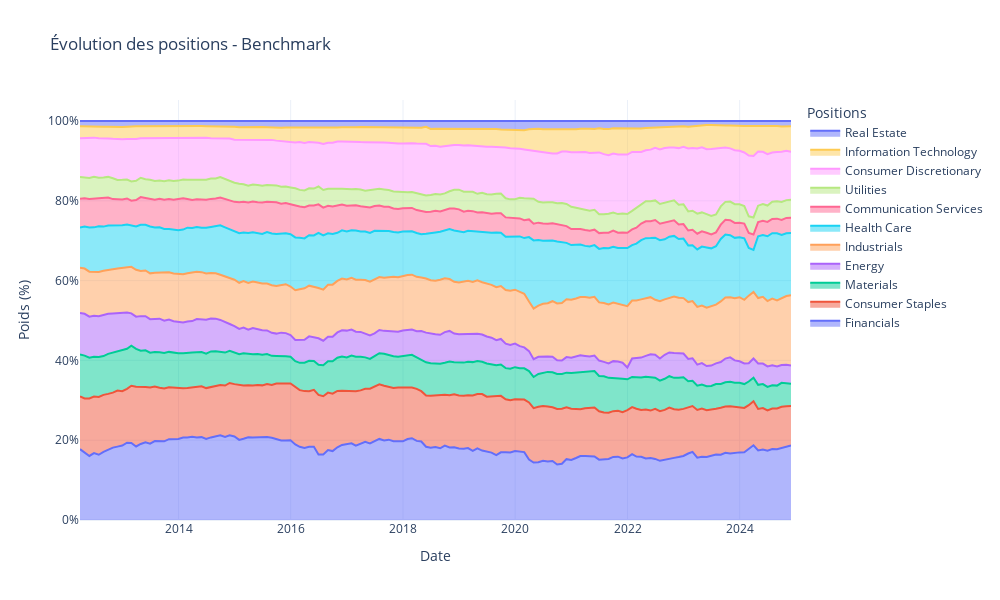
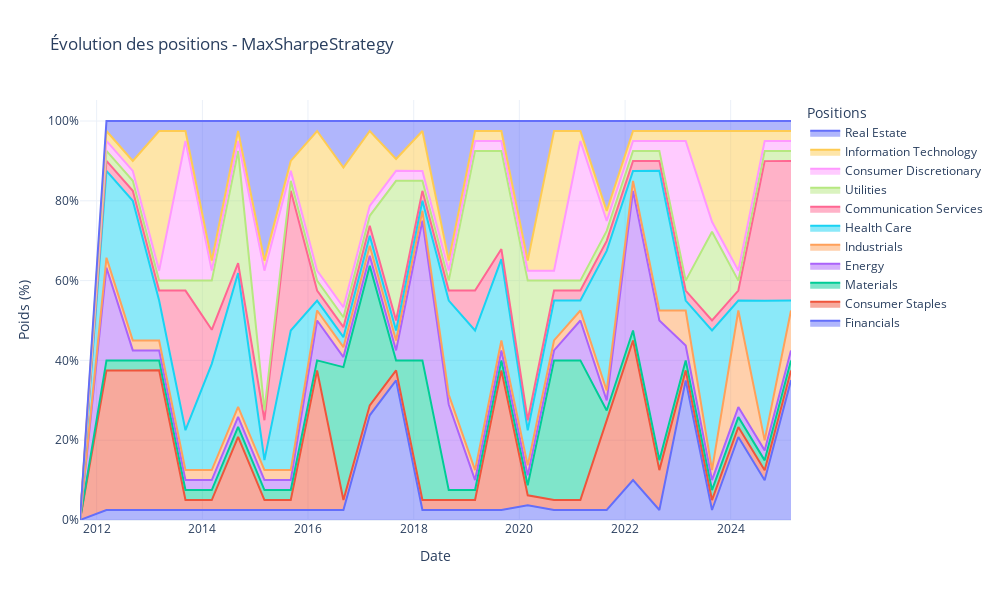

Notebook code cell kept with these figures, in order:
### Code cell
MS.positions('benchmark')
MS.positions()

### Figure 1 — Plotly figure (JSON) as saved in the notebook; plotly's stock layout.template omitted (floating-point values rounded to 4 significant figures; data arrays with more than 128 entries replaced by an {"elided": "..."} marker saying what was removed)
{"data": [{"hovertemplate": "%{text}<extra></extra>", "mode": "lines", "name": "Financials", "stackgroup": "one", "text": {"elided": "153 str values"}, "type": "scatter", "x": {"elided": "153 str values"}, "y": {"elided": "153 float values"}}, {"hovertemplate": "%{text}<extra></extra>", "mode": "lines", "name": "Consumer Staples", "stackgroup": "one", "text": {"elided": "153 str values"}, "type": "scatter", "x": {"elided": "153 str values"}, "y": {"elided": "153 float values"}}, {"hovertemplate": "%{text}<extra></extra>", "mode": "lines", "name": "Materials", "stackgroup": "one", "text": {"elided": "153 str values"}, "type": "scatter", "x": {"elided": "153 str values"}, "y": {"elided": "153 float values"}}, {"hovertemplate": "%{text}<extra></extra>", "mode": "lines", "name": "Energy", "stackgroup": "one", "text": {"elided": "153 str values"}, "type": "scatter", "x": {"elided": "153 str values"}, "y": {"elided": "153 float values"}}, {"hovertemplate": "%{text}<extra></extra>", "mode": "lines", "name": "Industrials", "stackgroup": "one", "text": {"elided": "153 str values"}, "type": "scatter", "x": {"elided": "153 str values"}, "y": {"elided": "153 float values"}}, {"hovertemplate": "%{text}<extra></extra>", "mode": "lines", "name": "Health Care", "stackgroup": "one", "text": {"elided": "153 str values"}, "type": "scatter", "x": {"elided": "153 str values"}, "y": {"elided": "153 float values"}}, {"hovertemplate": "%{text}<extra></extra>", "mode": "lines", "name": "Communication Services", "stackgroup": "one", "text": {"elided": "153 str values"}, "type": "scatter", "x": {"elided": "153 str values"}, "y": {"elided": "153 float values"}}, {"hovertemplate": "%{text}<extra></extra>", "mode": "lines", "name": "Utilities", "stackgroup": "one", "text": {"elided": "153 str values"}, "type": "scatter", "x": {"elided": "153 str values"}, "y": {"elided": "153 float values"}}, {"hovertemplate": "%{text}<extra></extra>", "mode": "lines", "name": "Consumer Discretionary", "stackgroup": "one", "text": {"elided": "153 str values"}, "type": "scatter", "x": {"elided": "153 str values"}, "y": {"elided": "153 float values"}}, {"hovertemplate": "%{text}<extra></extra>", "mode": "lines", "name": "Information Technology", "stackgroup": "one", "text": {"elided": "153 str values"}, "type": "scatter", "x": {"elided": "153 str values"}, "y": {"elided": "153 float values"}}, {"hovertemplate": "%{text}<extra></extra>", "mode": "lines", "name": "Real Estate", "stackgroup": "one", "text": {"elided": "153 str values"}, "type": "scatter", "x": {"elided": "153 str values"}, "y": {"elided": "153 float values"}}], "layout": {"height": 600, "hovermode": "x unified", "legend": {"title": {"text": "Positions"}}, "title": {"text": "Évolution des positions - Benchmark"}, "width": 1000, "xaxis": {"title": {"text": "Date"}}, "yaxis": {"showgrid": true, "ticksuffix": "%", "title": {"text": "Poids (%)"}}}}

### Figure 2 — Plotly figure (JSON) as saved in the notebook; plotly's stock layout.template omitted (floating-point values rounded to 4 significant figures)
{"data": [{"hovertemplate": "%{text}<extra></extra>", "mode": "lines", "name": "Financials", "stackgroup": "one", "text": ["", "<b>Financials</b><br>Poids: 2.50%", "<b>Financials</b><br>Poids: 2.50%", "<b>Financials</b><br>Poids: 2.50%", "<b>Financials</b><br>Poids: 2.50%", "<b>Financials</b><br>Poids: 2.50%", "<b>Financials</b><br>Poids: 2.50%", "<b>Financials</b><br>Poids: 2.50%", "<b>Financials</b><br>Poids: 2.50%", "<b>Financials</b><br>Poids: 2.50%", "<b>Financials</b><br>Poids: 2.50%", "<b>Financials</b><br>Poids: 26.24%", "<b>Financials</b><br>Poids: 35.00%", "<b>Financials</b><br>Poids: 2.50%", "<b>Financials</b><br>Poids: 2.50%", "<b>Financials</b><br>Poids: 2.50%", "<b>Financials</b><br>Poids: 2.50%", "<b>Financials</b><br>Poids: 3.69%", "<b>Financials</b><br>Poids: 2.50%", "<b>Financials</b><br>Poids: 2.50%", "<b>Financials</b><br>Poids: 2.50%", "<b>Financials</b><br>Poids: 10.00%", "<b>Financials</b><br>Poids: 2.50%", "<b>Financials</b><br>Poids: 35.00%", "<b>Financials</b><br>Poids: 2.50%", "<b>Financials</b><br>Poids: 20.80%", "<b>Financials</b><br>Poids: 9.95%", "<b>Financials</b><br>Poids: 35.00%"], "type": "scatter", "x": ["2011-09-08T00:00:00.000000000", "2012-03-09T00:00:00.000000000", "2012-09-07T00:00:00.000000000", "2013-03-08T00:00:00.000000000", "2013-09-06T00:00:00.000000000", "2014-03-07T00:00:00.000000000", "2014-09-05T00:00:00.000000000", "2015-03-06T00:00:00.000000000", "2015-09-04T00:00:00.000000000", "2016-03-04T00:00:00.000000000", "2016-09-02T00:00:00.000000000", "2017-03-03T00:00:00.000000000", "2017-09-01T00:00:00.000000000", "2018-03-02T00:00:00.000000000", "2018-08-31T00:00:00.000000000", "2019-03-01T00:00:00.000000000", "2019-08-30T00:00:00.000000000", "2020-02-28T00:00:00.000000000", "2020-08-28T00:00:00.000000000", "2021-02-26T00:00:00.000000000", "2021-08-27T00:00:00.000000000", "2022-02-25T00:00:00.000000000", "2022-08-26T00:00:00.000000000", "2023-02-24T00:00:00.000000000", "2023-08-25T00:00:00.000000000", "2024-02-23T00:00:00.000000000", "2024-08-23T00:00:00.000000000", "2025-02-21T00:00:00.000000000"], "y": [0.0, 2.5, 2.5, 2.5, 2.5, 2.5, 2.5, 2.5, 2.5, 2.5, 2.5, 26.24, 35.0, 2.5, 2.5, 2.5, 2.5, 3.692, 2.5, 2.5, 2.5, 10.0, 2.5, 35.0, 2.5, 20.8, 9.946, 35.0]}, {"hovertemplate": "%{text}<extra></extra>", "mode": "lines", "name": "Consumer Staples", "stackgroup": "one", "text": ["", "<b>Consumer Staples</b><br>Poids: 35.00%", "<b>Consumer Staples</b><br>Poids: 35.00%", "<b>Consumer Staples</b><br>Poids: 35.00%", "<b>Consumer Staples</b><br>Poids: 2.50%", "<b>Consumer Staples</b><br>Poids: 2.50%", "<b>Consumer Staples</b><br>Poids: 18.36%", "<b>Consumer Staples</b><br>Poids: 2.50%", "<b>Consumer Staples</b><br>Poids: 2.50%", "<b>Consumer Staples</b><br>Poids: 35.00%", "<b>Consumer Staples</b><br>Poids: 2.50%", "<b>Consumer Staples</b><br>Poids: 2.50%", "<b>Consumer Staples</b><br>Poids: 2.50%", "<b>Consumer Staples</b><br>Poids: 2.50%", "<b>Consumer Staples</b><br>Poids: 2.50%", "<b>Consumer Staples</b><br>Poids: 2.50%", "<b>Consumer Staples</b><br>Poids: 35.00%", "<b>Consumer Staples</b><br>Poids: 2.50%", "<b>Consumer Staples</b><br>Poids: 2.50%", "<b>Consumer Staples</b><br>Poids: 2.50%", "<b>Consumer Staples</b><br>Poids: 22.46%", "<b>Consumer Staples</b><br>Poids: 35.00%", "<b>Consumer Staples</b><br>Poids: 10.00%", "<b>Consumer Staples</b><br>Poids: 2.50%", "<b>Consumer Staples</b><br>Poids: 2.50%", "<b>Consumer Staples</b><br>Poids: 2.50%", "<b>Consumer Staples</b><br>Poids: 2.50%", "<b>Consumer Staples</b><br>Poids: 2.50%"], "type": "scatter", "x": ["2011-09-08T00:00:00.000000000", "2012-03-09T00:00:00.000000000", "2012-09-07T00:00:00.000000000", "2013-03-08T00:00:00.000000000", "2013-09-06T00:00:00.000000000", "2014-03-07T00:00:00.000000000", "2014-09-05T00:00:00.000000000", "2015-03-06T00:00:00.000000000", "2015-09-04T00:00:00.000000000", "2016-03-04T00:00:00.000000000", "2016-09-02T00:00:00.000000000", "2017-03-03T00:00:00.000000000", "2017-09-01T00:00:00.000000000", "2018-03-02T00:00:00.000000000", "2018-08-31T00:00:00.000000000", "2019-03-01T00:00:00.000000000", "2019-08-30T00:00:00.000000000", "2020-02-28T00:00:00.000000000", "2020-08-28T00:00:00.000000000", "2021-02-26T00:00:00.000000000", "2021-08-27T00:00:00.000000000", "2022-02-25T00:00:00.000000000", "2022-08-26T00:00:00.000000000", "2023-02-24T00:00:00.000000000", "2023-08-25T00:00:00.000000000", "2024-02-23T00:00:00.000000000", "2024-08-23T00:00:00.000000000", "2025-02-21T00:00:00.000000000"], "y": [0.0, 35.0, 35.0, 35.0, 2.5, 2.5, 18.36, 2.5, 2.5, 35.0, 2.5, 2.5, 2.5, 2.5, 2.5, 2.5, 35.0, 2.5, 2.5, 2.5, 22.46, 35.0, 10.0, 2.5, 2.5, 2.5, 2.5, 2.5]}, {"hovertemplate": "%{text}<extra></extra>", "mode": "lines", "name": "Materials", "stackgroup": "one", "text": ["", "<b>Materials</b><br>Poids: 2.50%", "<b>Materials</b><br>Poids: 2.50%", "<b>Materials</b><br>Poids: 2.50%", "<b>Materials</b><br>Poids: 2.50%", "<b>Materials</b><br>Poids: 2.50%", "<b>Materials</b><br>Poids: 2.50%", "<b>Materials</b><br>Poids: 2.50%", "<b>Materials</b><br>Poids: 2.50%", "<b>Materials</b><br>Poids: 2.50%", "<b>Materials</b><br>Poids: 33.32%", "<b>Materials</b><br>Poids: 35.00%", "<b>Materials</b><br>Poids: 2.50%", "<b>Materials</b><br>Poids: 35.00%", "<b>Materials</b><br>Poids: 2.50%", "<b>Materials</b><br>Poids: 2.50%", "<b>Materials</b><br>Poids: 2.50%", "<b>Materials</b><br>Poids: 2.50%", "<b>Materials</b><br>Poids: 35.00%", "<b>Materials</b><br>Poids: 35.00%", "<b>Materials</b><br>Poids: 2.50%", "<b>Materials</b><br>Poids: 2.50%", "<b>Materials</b><br>Poids: 2.50%", "<b>Materials</b><br>Poids: 2.50%", "<b>Materials</b><br>Poids: 2.50%", "<b>Materials</b><br>Poids: 2.50%", "<b>Materials</b><br>Poids: 2.50%", "<b>Materials</b><br>Poids: 2.50%"], "type": "scatter", "x": ["2011-09-08T00:00:00.000000000", "2012-03-09T00:00:00.000000000", "2012-09-07T00:00:00.000000000", "2013-03-08T00:00:00.000000000", "2013-09-06T00:00:00.000000000", "2014-03-07T00:00:00.000000000", "2014-09-05T00:00:00.000000000", "2015-03-06T00:00:00.000000000", "2015-09-04T00:00:00.000000000", "2016-03-04T00:00:00.000000000", "2016-09-02T00:00:00.000000000", "2017-03-03T00:00:00.000000000", "2017-09-01T00:00:00.000000000", "2018-03-02T00:00:00.000000000", "2018-08-31T00:00:00.000000000", "2019-03-01T00:00:00.000000000", "2019-08-30T00:00:00.000000000", "2020-02-28T00:00:00.000000000", "2020-08-28T00:00:00.000000000", "2021-02-26T00:00:00.000000000", "2021-08-27T00:00:00.000000000", "2022-02-25T00:00:00.000000000", "2022-08-26T00:00:00.000000000", "2023-02-24T00:00:00.000000000", "2023-08-25T00:00:00.000000000", "2024-02-23T00:00:00.000000000", "2024-08-23T00:00:00.000000000", "2025-02-21T00:00:00.000000000"], "y": [0.0, 2.5, 2.5, 2.5, 2.5, 2.5, 2.5, 2.5, 2.5, 2.5, 33.32, 35.0, 2.5, 35.0, 2.5, 2.5, 2.5, 2.5, 35.0, 35.0, 2.5, 2.5, 2.5, 2.5, 2.5, 2.5, 2.5, 2.5]}, {"hovertemplate": "%{text}<extra></extra>", "mode": "lines", "name": "Energy", "stackgroup": "one", "text": ["", "<b>Energy</b><br>Poids: 23.24%", "<b>Energy</b><br>Poids: 2.50%", "<b>Energy</b><br>Poids: 2.50%", "<b>Energy</b><br>Poids: 2.50%", "<b>Energy</b><br>Poids: 2.50%", "<b>Energy</b><br>Poids: 2.50%", "<b>Energy</b><br>Poids: 2.50%", "<b>Energy</b><br>Poids: 2.50%", "<b>Energy</b><br>Poids: 10.00%", "<b>Energy</b><br>Poids: 2.50%", "<b>Energy</b><br>Poids: 2.50%", "<b>Energy</b><br>Poids: 2.50%", "<b>Energy</b><br>Poids: 35.00%", "<b>Energy</b><br>Poids: 21.46%", "<b>Energy</b><br>Poids: 2.50%", "<b>Energy</b><br>Poids: 2.50%", "<b>Energy</b><br>Poids: 2.50%", "<b>Energy</b><br>Poids: 2.50%", "<b>Energy</b><br>Poids: 10.00%", "<b>Energy</b><br>Poids: 2.50%", "<b>Energy</b><br>Poids: 35.00%", "<b>Energy</b><br>Poids: 35.00%", "<b>Energy</b><br>Poids: 3.75%", "<b>Energy</b><br>Poids: 2.50%", "<b>Energy</b><br>Poids: 2.50%", "<b>Energy</b><br>Poids: 2.50%", "<b>Energy</b><br>Poids: 2.50%"], "type": "scatter", "x": ["2011-09-08T00:00:00.000000000", "2012-03-09T00:00:00.000000000", "2012-09-07T00:00:00.000000000", "2013-03-08T00:00:00.000000000", "2013-09-06T00:00:00.000000000", "2014-03-07T00:00:00.000000000", "2014-09-05T00:00:00.000000000", "2015-03-06T00:00:00.000000000", "2015-09-04T00:00:00.000000000", "2016-03-04T00:00:00.000000000", "2016-09-02T00:00:00.000000000", "2017-03-03T00:00:00.000000000", "2017-09-01T00:00:00.000000000", "2018-03-02T00:00:00.000000000", "2018-08-31T00:00:00.000000000", "2019-03-01T00:00:00.000000000", "2019-08-30T00:00:00.000000000", "2020-02-28T00:00:00.000000000", "2020-08-28T00:00:00.000000000", "2021-02-26T00:00:00.000000000", "2021-08-27T00:00:00.000000000", "2022-02-25T00:00:00.000000000", "2022-08-26T00:00:00.000000000", "2023-02-24T00:00:00.000000000", "2023-08-25T00:00:00.000000000", "2024-02-23T00:00:00.000000000", "2024-08-23T00:00:00.000000000", "2025-02-21T00:00:00.000000000"], "y": [0.0, 23.24, 2.5, 2.5, 2.5, 2.5, 2.5, 2.5, 2.5, 10.0, 2.5, 2.5, 2.5, 35.0, 21.46, 2.5, 2.5, 2.5, 2.5, 10.0, 2.5, 35.0, 35.0, 3.75, 2.5, 2.5, 2.5, 2.5]}, {"hovertemplate": "%{text}<extra></extra>", "mode": "lines", "name": "Industrials", "stackgroup": "one", "text": ["", "<b>Industrials</b><br>Poids: 2.50%", "<b>Industrials</b><br>Poids: 2.50%", "<b>Industrials</b><br>Poids: 2.50%", "<b>Industrials</b><br>Poids: 2.50%", "<b>Industrials</b><br>Poids: 2.50%", "<b>Industrials</b><br>Poids: 2.50%", "<b>Industrials</b><br>Poids: 2.50%", "<b>Industrials</b><br>Poids: 2.50%", "<b>Industrials</b><br>Poids: 2.50%", "<b>Industrials</b><br>Poids: 2.50%", "<b>Industrials</b><br>Poids: 2.50%", "<b>Industrials</b><br>Poids: 2.50%", "<b>Industrials</b><br>Poids: 2.50%", "<b>Industrials</b><br>Poids: 2.50%", "<b>Industrials</b><br>Poids: 2.50%", "<b>Industrials</b><br>Poids: 2.50%", "<b>Industrials</b><br>Poids: 2.50%", "<b>Industrials</b><br>Poids: 2.50%", "<b>Industrials</b><br>Poids: 2.50%", "<b>Industrials</b><br>Poids: 2.50%", "<b>Industrials</b><br>Poids: 2.50%", "<b>Industrials</b><br>Poids: 2.50%", "<b>Industrials</b><br>Poids: 8.75%", "<b>Industrials</b><br>Poids: 2.50%", "<b>Industrials</b><br>Poids: 24.20%", "<b>Industrials</b><br>Poids: 2.50%", "<b>Industrials</b><br>Poids: 10.00%"], "type": "scatter", "x": ["2011-09-08T00:00:00.000000000", "2012-03-09T00:00:00.000000000", "2012-09-07T00:00:00.000000000", "2013-03-08T00:00:00.000000000", "2013-09-06T00:00:00.000000000", "2014-03-07T00:00:00.000000000", "2014-09-05T00:00:00.000000000", "2015-03-06T00:00:00.000000000", "2015-09-04T00:00:00.000000000", "2016-03-04T00:00:00.000000000", "2016-09-02T00:00:00.000000000", "2017-03-03T00:00:00.000000000", "2017-09-01T00:00:00.000000000", "2018-03-02T00:00:00.000000000", "2018-08-31T00:00:00.000000000", "2019-03-01T00:00:00.000000000", "2019-08-30T00:00:00.000000000", "2020-02-28T00:00:00.000000000", "2020-08-28T00:00:00.000000000", "2021-02-26T00:00:00.000000000", "2021-08-27T00:00:00.000000000", "2022-02-25T00:00:00.000000000", "2022-08-26T00:00:00.000000000", "2023-02-24T00:00:00.000000000", "2023-08-25T00:00:00.000000000", "2024-02-23T00:00:00.000000000", "2024-08-23T00:00:00.000000000", "2025-02-21T00:00:00.000000000"], "y": [0.0, 2.5, 2.5, 2.5, 2.5, 2.5, 2.5, 2.5, 2.5, 2.5, 2.5, 2.5, 2.5, 2.5, 2.5, 2.5, 2.5, 2.5, 2.5, 2.5, 2.5, 2.5, 2.5, 8.75, 2.5, 24.2, 2.5, 10.0]}, {"hovertemplate": "%{text}<extra></extra>", "mode": "lines", "name": "Health Care", "stackgroup": "one", "text": ["", "<b>Health Care</b><br>Poids: 21.76%", "<b>Health Care</b><br>Poids: 35.00%", "<b>Health Care</b><br>Poids: 10.00%", "<b>Health Care</b><br>Poids: 10.00%", "<b>Health Care</b><br>Poids: 26.64%", "<b>Health Care</b><br>Poids: 33.53%", "<b>Health Care</b><br>Poids: 2.50%", "<b>Health Care</b><br>Poids: 35.00%", "<b>Health Care</b><br>Poids: 2.50%", "<b>Health Care</b><br>Poids: 2.50%", "<b>Health Care</b><br>Poids: 2.50%", "<b>Health Care</b><br>Poids: 2.50%", "<b>Health Care</b><br>Poids: 2.50%", "<b>Health Care</b><br>Poids: 23.54%", "<b>Health Care</b><br>Poids: 35.00%", "<b>Health Care</b><br>Poids: 20.41%", "<b>Health Care</b><br>Poids: 8.81%", "<b>Health Care</b><br>Poids: 10.00%", "<b>Health Care</b><br>Poids: 2.50%", "<b>Health Care</b><br>Poids: 35.00%", "<b>Health Care</b><br>Poids: 2.50%", "<b>Health Care</b><br>Poids: 35.00%", "<b>Health Care</b><br>Poids: 2.50%", "<b>Health Care</b><br>Poids: 35.00%", "<b>Health Care</b><br>Poids: 2.50%", "<b>Health Care</b><br>Poids: 35.00%", "<b>Health Care</b><br>Poids: 2.50%"], "type": "scatter", "x": ["2011-09-08T00:00:00.000000000", "2012-03-09T00:00:00.000000000", "2012-09-07T00:00:00.000000000", "2013-03-08T00:00:00.000000000", "2013-09-06T00:00:00.000000000", "2014-03-07T00:00:00.000000000", "2014-09-05T00:00:00.000000000", "2015-03-06T00:00:00.000000000", "2015-09-04T00:00:00.000000000", "2016-03-04T00:00:00.000000000", "2016-09-02T00:00:00.000000000", "2017-03-03T00:00:00.000000000", "2017-09-01T00:00:00.000000000", "2018-03-02T00:00:00.000000000", "2018-08-31T00:00:00.000000000", "2019-03-01T00:00:00.000000000", "2019-08-30T00:00:00.000000000", "2020-02-28T00:00:00.000000000", "2020-08-28T00:00:00.000000000", "2021-02-26T00:00:00.000000000", "2021-08-27T00:00:00.000000000", "2022-02-25T00:00:00.000000000", "2022-08-26T00:00:00.000000000", "2023-02-24T00:00:00.000000000", "2023-08-25T00:00:00.000000000", "2024-02-23T00:00:00.000000000", "2024-08-23T00:00:00.000000000", "2025-02-21T00:00:00.000000000"], "y": [0.0, 21.76, 35.0, 10.0, 10.0, 26.64, 33.53, 2.5, 35.0, 2.5, 2.5, 2.5, 2.5, 2.5, 23.54, 35.0, 20.41, 8.808, 10.0, 2.5, 35.0, 2.5, 35.0, 2.5, 35.0, 2.5, 35.0, 2.5]}, {"hovertemplate": "%{text}<extra></extra>", "mode": "lines", "name": "Communication Services", "stackgroup": "one", "text": ["", "<b>Communication Services</b><br>Poids: 2.50%", "<b>Communication Services</b><br>Poids: 2.50%", "<b>Communication Services</b><br>Poids: 2.50%", "<b>Communication Services</b><br>Poids: 35.00%", "<b>Communication Services</b><br>Poids: 8.54%", "<b>Communication Services</b><br>Poids: 2.50%", "<b>Communication Services</b><br>Poids: 10.00%", "<b>Communication Services</b><br>Poids: 35.00%", "<b>Communication Services</b><br>Poids: 2.50%", "<b>Communication Services</b><br>Poids: 2.50%", "<b>Communication Services</b><br>Poids: 2.50%", "<b>Communication Services</b><br>Poids: 2.50%", "<b>Communication Services</b><br>Poids: 2.50%", "<b>Communication Services</b><br>Poids: 2.50%", "<b>Communication Services</b><br>Poids: 10.00%", "<b>Communication Services</b><br>Poids: 2.50%", "<b>Communication Services</b><br>Poids: 2.50%", "<b>Communication Services</b><br>Poids: 2.50%", "<b>Communication Services</b><br>Poids: 2.50%", "<b>Communication Services</b><br>Poids: 2.50%", "<b>Communication Services</b><br>Poids: 2.50%", "<b>Communication Services</b><br>Poids: 2.50%", "<b>Communication Services</b><br>Poids: 2.50%", "<b>Communication Services</b><br>Poids: 2.50%", "<b>Communication Services</b><br>Poids: 2.50%", "<b>Communication Services</b><br>Poids: 35.00%", "<b>Communication Services</b><br>Poids: 35.00%"], "type": "scatter", "x": ["2011-09-08T00:00:00.000000000", "2012-03-09T00:00:00.000000000", "2012-09-07T00:00:00.000000000", "2013-03-08T00:00:00.000000000", "2013-09-06T00:00:00.000000000", "2014-03-07T00:00:00.000000000", "2014-09-05T00:00:00.000000000", "2015-03-06T00:00:00.000000000", "2015-09-04T00:00:00.000000000", "2016-03-04T00:00:00.000000000", "2016-09-02T00:00:00.000000000", "2017-03-03T00:00:00.000000000", "2017-09-01T00:00:00.000000000", "2018-03-02T00:00:00.000000000", "2018-08-31T00:00:00.000000000", "2019-03-01T00:00:00.000000000", "2019-08-30T00:00:00.000000000", "2020-02-28T00:00:00.000000000", "2020-08-28T00:00:00.000000000", "2021-02-26T00:00:00.000000000", "2021-08-27T00:00:00.000000000", "2022-02-25T00:00:00.000000000", "2022-08-26T00:00:00.000000000", "2023-02-24T00:00:00.000000000", "2023-08-25T00:00:00.000000000", "2024-02-23T00:00:00.000000000", "2024-08-23T00:00:00.000000000", "2025-02-21T00:00:00.000000000"], "y": [0.0, 2.5, 2.5, 2.5, 35.0, 8.537, 2.5, 10.0, 35.0, 2.5, 2.5, 2.5, 2.5, 2.5, 2.5, 10.0, 2.5, 2.5, 2.5, 2.5, 2.5, 2.5, 2.5, 2.5, 2.5, 2.5, 35.0, 35.0]}, {"hovertemplate": "%{text}<extra></extra>", "mode": "lines", "name": "Utilities", "stackgroup": "one", "text": ["", "<b>Utilities</b><br>Poids: 2.50%", "<b>Utilities</b><br>Poids: 2.50%", "<b>Utilities</b><br>Poids: 2.50%", "<b>Utilities</b><br>Poids: 2.50%", "<b>Utilities</b><br>Poids: 12.32%", "<b>Utilities</b><br>Poids: 28.11%", "<b>Utilities</b><br>Poids: 2.50%", "<b>Utilities</b><br>Poids: 2.50%", "<b>Utilities</b><br>Poids: 2.50%", "<b>Utilities</b><br>Poids: 2.50%", "<b>Utilities</b><br>Poids: 2.50%", "<b>Utilities</b><br>Poids: 35.00%", "<b>Utilities</b><br>Poids: 2.50%", "<b>Utilities</b><br>Poids: 2.50%", "<b>Utilities</b><br>Poids: 35.00%", "<b>Utilities</b><br>Poids: 24.59%", "<b>Utilities</b><br>Poids: 35.00%", "<b>Utilities</b><br>Poids: 2.50%", "<b>Utilities</b><br>Poids: 2.50%", "<b>Utilities</b><br>Poids: 2.50%", "<b>Utilities</b><br>Poids: 2.50%", "<b>Utilities</b><br>Poids: 2.50%", "<b>Utilities</b><br>Poids: 2.50%", "<b>Utilities</b><br>Poids: 22.25%", "<b>Utilities</b><br>Poids: 2.50%", "<b>Utilities</b><br>Poids: 2.55%", "<b>Utilities</b><br>Poids: 2.50%"], "type": "scatter", "x": ["2011-09-08T00:00:00.000000000", "2012-03-09T00:00:00.000000000", "2012-09-07T00:00:00.000000000", "2013-03-08T00:00:00.000000000", "2013-09-06T00:00:00.000000000", "2014-03-07T00:00:00.000000000", "2014-09-05T00:00:00.000000000", "2015-03-06T00:00:00.000000000", "2015-09-04T00:00:00.000000000", "2016-03-04T00:00:00.000000000", "2016-09-02T00:00:00.000000000", "2017-03-03T00:00:00.000000000", "2017-09-01T00:00:00.000000000", "2018-03-02T00:00:00.000000000", "2018-08-31T00:00:00.000000000", "2019-03-01T00:00:00.000000000", "2019-08-30T00:00:00.000000000", "2020-02-28T00:00:00.000000000", "2020-08-28T00:00:00.000000000", "2021-02-26T00:00:00.000000000", "2021-08-27T00:00:00.000000000", "2022-02-25T00:00:00.000000000", "2022-08-26T00:00:00.000000000", "2023-02-24T00:00:00.000000000", "2023-08-25T00:00:00.000000000", "2024-02-23T00:00:00.000000000", "2024-08-23T00:00:00.000000000", "2025-02-21T00:00:00.000000000"], "y": [0.0, 2.5, 2.5, 2.5, 2.5, 12.32, 28.11, 2.5, 2.5, 2.5, 2.5, 2.5, 35.0, 2.5, 2.5, 35.0, 24.59, 35.0, 2.5, 2.5, 2.5, 2.5, 2.5, 2.5, 22.25, 2.5, 2.554, 2.5]}, {"hovertemplate": "%{text}<extra></extra>", "mode": "lines", "name": "Consumer Discretionary", "stackgroup": "one", "text": ["", "<b>Consumer Discretionary</b><br>Poids: 2.50%", "<b>Consumer Discretionary</b><br>Poids: 2.50%", "<b>Consumer Discretionary</b><br>Poids: 2.50%", "<b>Consumer Discretionary</b><br>Poids: 35.00%", "<b>Consumer Discretionary</b><br>Poids: 2.50%", "<b>Consumer Discretionary</b><br>Poids: 2.50%", "<b>Consumer Discretionary</b><br>Poids: 35.00%", "<b>Consumer Discretionary</b><br>Poids: 2.50%", "<b>Consumer Discretionary</b><br>Poids: 2.50%", "<b>Consumer Discretionary</b><br>Poids: 2.50%", "<b>Consumer Discretionary</b><br>Poids: 2.50%", "<b>Consumer Discretionary</b><br>Poids: 2.50%", "<b>Consumer Discretionary</b><br>Poids: 2.50%", "<b>Consumer Discretionary</b><br>Poids: 2.50%", "<b>Consumer Discretionary</b><br>Poids: 2.50%", "<b>Consumer Discretionary</b><br>Poids: 2.50%", "<b>Consumer Discretionary</b><br>Poids: 2.50%", "<b>Consumer Discretionary</b><br>Poids: 2.50%", "<b>Consumer Discretionary</b><br>Poids: 35.00%", "<b>Consumer Discretionary</b><br>Poids: 2.50%", "<b>Consumer Discretionary</b><br>Poids: 2.50%", "<b>Consumer Discretionary</b><br>Poids: 2.50%", "<b>Consumer Discretionary</b><br>Poids: 35.00%", "<b>Consumer Discretionary</b><br>Poids: 2.50%", "<b>Consumer Discretionary</b><br>Poids: 2.50%", "<b>Consumer Discretionary</b><br>Poids: 2.50%", "<b>Consumer Discretionary</b><br>Poids: 2.50%"], "type": "scatter", "x": ["2011-09-08T00:00:00.000000000", "2012-03-09T00:00:00.000000000", "2012-09-07T00:00:00.000000000", "2013-03-08T00:00:00.000000000", "2013-09-06T00:00:00.000000000", "2014-03-07T00:00:00.000000000", "2014-09-05T00:00:00.000000000", "2015-03-06T00:00:00.000000000", "2015-09-04T00:00:00.000000000", "2016-03-04T00:00:00.000000000", "2016-09-02T00:00:00.000000000", "2017-03-03T00:00:00.000000000", "2017-09-01T00:00:00.000000000", "2018-03-02T00:00:00.000000000", "2018-08-31T00:00:00.000000000", "2019-03-01T00:00:00.000000000", "2019-08-30T00:00:00.000000000", "2020-02-28T00:00:00.000000000", "2020-08-28T00:00:00.000000000", "2021-02-26T00:00:00.000000000", "2021-08-27T00:00:00.000000000", "2022-02-25T00:00:00.000000000", "2022-08-26T00:00:00.000000000", "2023-02-24T00:00:00.000000000", "2023-08-25T00:00:00.000000000", "2024-02-23T00:00:00.000000000", "2024-08-23T00:00:00.000000000", "2025-02-21T00:00:00.000000000"], "y": [0.0, 2.5, 2.5, 2.5, 35.0, 2.5, 2.5, 35.0, 2.5, 2.5, 2.5, 2.5, 2.5, 2.5, 2.5, 2.5, 2.5, 2.5, 2.5, 35.0, 2.5, 2.5, 2.5, 35.0, 2.5, 2.5, 2.5, 2.5]}, {"hovertemplate": "%{text}<extra></extra>", "mode": "lines", "name": "Information Technology", "stackgroup": "one", "text": ["", "<b>Information Technology</b><br>Poids: 2.50%", "<b>Information Technology</b><br>Poids: 2.50%", "<b>Information Technology</b><br>Poids: 35.00%", "<b>Information Technology</b><br>Poids: 2.50%", "<b>Information Technology</b><br>Poids: 2.50%", "<b>Information Technology</b><br>Poids: 2.50%", "<b>Information Technology</b><br>Poids: 2.50%", "<b>Information Technology</b><br>Poids: 2.50%", "<b>Information Technology</b><br>Poids: 35.00%", "<b>Information Technology</b><br>Poids: 35.00%", "<b>Information Technology</b><br>Poids: 18.76%", "<b>Information Technology</b><br>Poids: 2.96%", "<b>Information Technology</b><br>Poids: 10.00%", "<b>Information Technology</b><br>Poids: 2.50%", "<b>Information Technology</b><br>Poids: 2.50%", "<b>Information Technology</b><br>Poids: 2.50%", "<b>Information Technology</b><br>Poids: 2.50%", "<b>Information Technology</b><br>Poids: 35.00%", "<b>Information Technology</b><br>Poids: 2.50%", "<b>Information Technology</b><br>Poids: 2.50%", "<b>Information Technology</b><br>Poids: 2.50%", "<b>Information Technology</b><br>Poids: 2.50%", "<b>Information Technology</b><br>Poids: 2.50%", "<b>Information Technology</b><br>Poids: 22.75%", "<b>Information Technology</b><br>Poids: 35.00%", "<b>Information Technology</b><br>Poids: 2.50%", "<b>Information Technology</b><br>Poids: 2.50%"], "type": "scatter", "x": ["2011-09-08T00:00:00.000000000", "2012-03-09T00:00:00.000000000", "2012-09-07T00:00:00.000000000", "2013-03-08T00:00:00.000000000", "2013-09-06T00:00:00.000000000", "2014-03-07T00:00:00.000000000", "2014-09-05T00:00:00.000000000", "2015-03-06T00:00:00.000000000", "2015-09-04T00:00:00.000000000", "2016-03-04T00:00:00.000000000", "2016-09-02T00:00:00.000000000", "2017-03-03T00:00:00.000000000", "2017-09-01T00:00:00.000000000", "2018-03-02T00:00:00.000000000", "2018-08-31T00:00:00.000000000", "2019-03-01T00:00:00.000000000", "2019-08-30T00:00:00.000000000", "2020-02-28T00:00:00.000000000", "2020-08-28T00:00:00.000000000", "2021-02-26T00:00:00.000000000", "2021-08-27T00:00:00.000000000", "2022-02-25T00:00:00.000000000", "2022-08-26T00:00:00.000000000", "2023-02-24T00:00:00.000000000", "2023-08-25T00:00:00.000000000", "2024-02-23T00:00:00.000000000", "2024-08-23T00:00:00.000000000", "2025-02-21T00:00:00.000000000"], "y": [0.0, 2.5, 2.5, 35.0, 2.5, 2.5, 2.5, 2.5, 2.5, 35.0, 35.0, 18.76, 2.964, 10.0, 2.5, 2.5, 2.5, 2.5, 35.0, 2.5, 2.5, 2.5, 2.5, 2.5, 22.75, 35.0, 2.5, 2.5]}, {"hovertemplate": "%{text}<extra></extra>", "mode": "lines", "name": "Real Estate", "stackgroup": "one", "text": ["", "<b>Real Estate</b><br>Poids: 2.50%", "<b>Real Estate</b><br>Poids: 10.00%", "<b>Real Estate</b><br>Poids: 2.50%", "<b>Real Estate</b><br>Poids: 2.50%", "<b>Real Estate</b><br>Poids: 35.00%", "<b>Real Estate</b><br>Poids: 2.50%", "<b>Real Estate</b><br>Poids: 35.00%", "<b>Real Estate</b><br>Poids: 10.00%", "<b>Real Estate</b><br>Poids: 2.50%", "<b>Real Estate</b><br>Poids: 11.68%", "<b>Real Estate</b><br>Poids: 2.50%", "<b>Real Estate</b><br>Poids: 9.54%", "<b>Real Estate</b><br>Poids: 2.50%", "<b>Real Estate</b><br>Poids: 35.00%", "<b>Real Estate</b><br>Poids: 2.50%", "<b>Real Estate</b><br>Poids: 2.50%", "<b>Real Estate</b><br>Poids: 35.00%", "<b>Real Estate</b><br>Poids: 2.50%", "<b>Real Estate</b><br>Poids: 2.50%", "<b>Real Estate</b><br>Poids: 22.54%", "<b>Real Estate</b><br>Poids: 2.50%", "<b>Real Estate</b><br>Poids: 2.50%", "<b>Real Estate</b><br>Poids: 2.50%", "<b>Real Estate</b><br>Poids: 2.50%", "<b>Real Estate</b><br>Poids: 2.50%", "<b>Real Estate</b><br>Poids: 2.50%", "<b>Real Estate</b><br>Poids: 2.50%"], "type": "scatter", "x": ["2011-09-08T00:00:00.000000000", "2012-03-09T00:00:00.000000000", "2012-09-07T00:00:00.000000000", "2013-03-08T00:00:00.000000000", "2013-09-06T00:00:00.000000000", "2014-03-07T00:00:00.000000000", "2014-09-05T00:00:00.000000000", "2015-03-06T00:00:00.000000000", "2015-09-04T00:00:00.000000000", "2016-03-04T00:00:00.000000000", "2016-09-02T00:00:00.000000000", "2017-03-03T00:00:00.000000000", "2017-09-01T00:00:00.000000000", "2018-03-02T00:00:00.000000000", "2018-08-31T00:00:00.000000000", "2019-03-01T00:00:00.000000000", "2019-08-30T00:00:00.000000000", "2020-02-28T00:00:00.000000000", "2020-08-28T00:00:00.000000000", "2021-02-26T00:00:00.000000000", "2021-08-27T00:00:00.000000000", "2022-02-25T00:00:00.000000000", "2022-08-26T00:00:00.000000000", "2023-02-24T00:00:00.000000000", "2023-08-25T00:00:00.000000000", "2024-02-23T00:00:00.000000000", "2024-08-23T00:00:00.000000000", "2025-02-21T00:00:00.000000000"], "y": [0.0, 2.5, 10.0, 2.5, 2.5, 35.0, 2.5, 35.0, 10.0, 2.5, 11.68, 2.5, 9.536, 2.5, 35.0, 2.5, 2.5, 35.0, 2.5, 2.5, 22.54, 2.5, 2.5, 2.5, 2.5, 2.5, 2.5, 2.5]}], "layout": {"height": 600, "hovermode": "x unified", "legend": {"title": {"text": "Positions"}}, "title": {"text": "Évolution des positions - MaxSharpeStrategy"}, "width": 1000, "xaxis": {"title": {"text": "Date"}}, "yaxis": {"showgrid": true, "ticksuffix": "%", "title": {"text": "Poids (%)"}}}}
